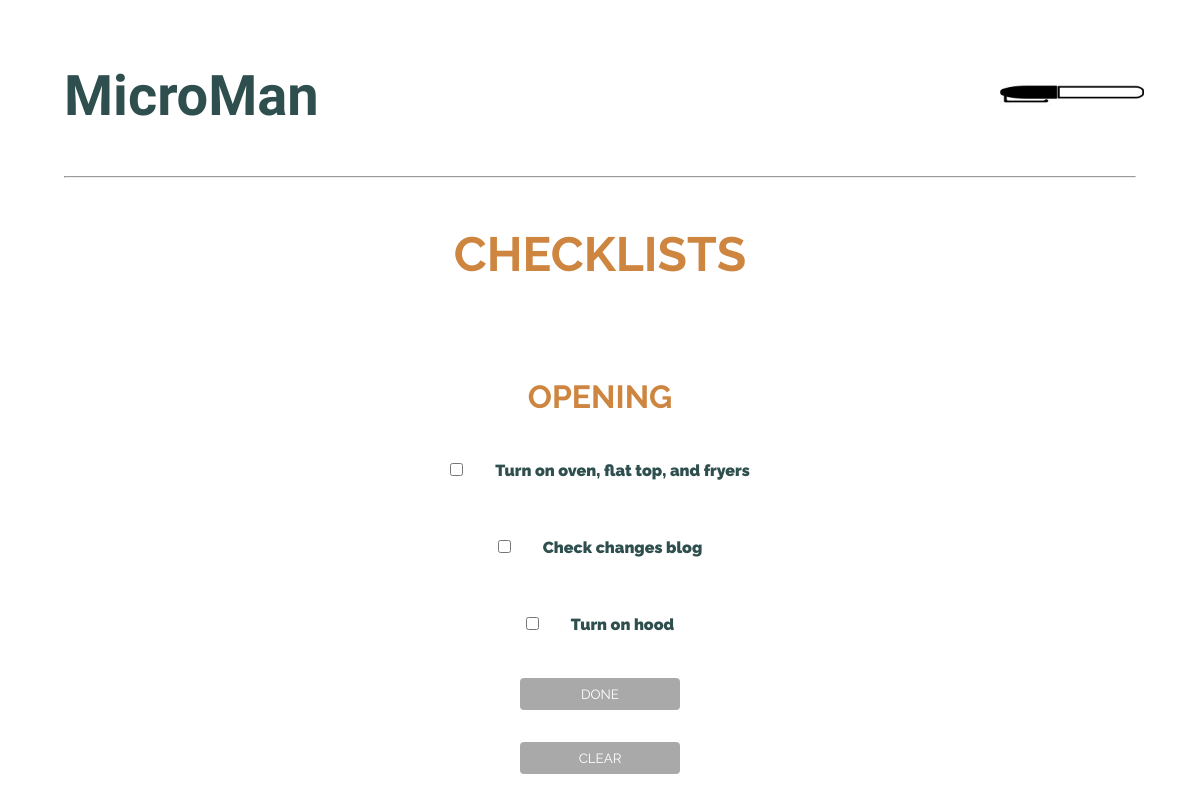
The app's page /checklist/opening/ (signed in), older data.
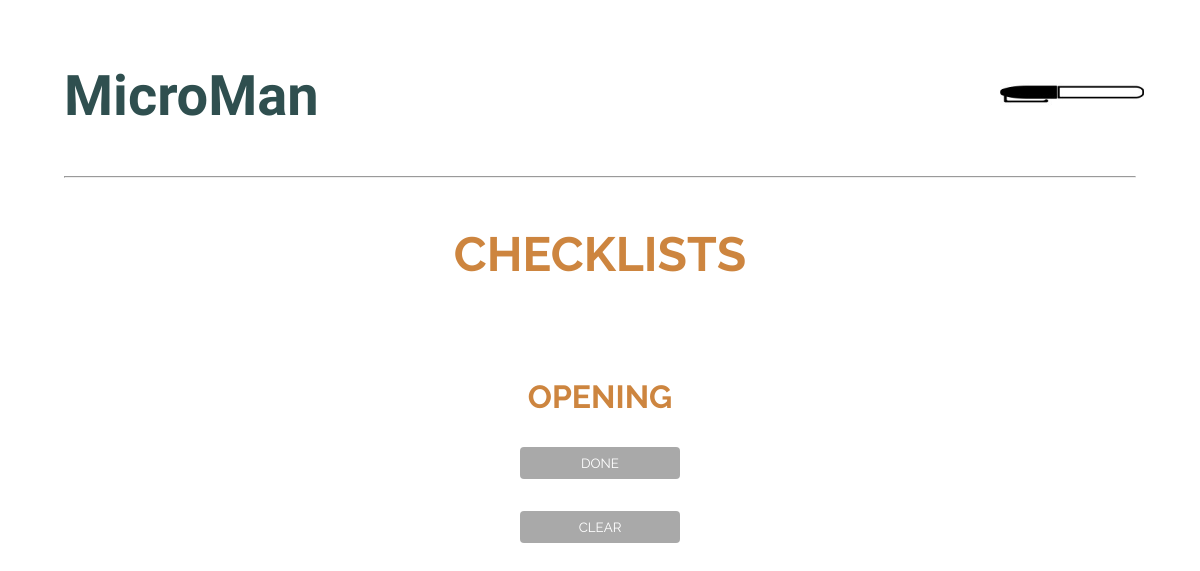
The same page, newer data.
### base/models.py (models this page shows, shortened)
class Task(models.Model):
  user = models.ForeignKey(CustomUser, related_name='task', on_delete=models.SET_NULL, null=True)
  shift_lists = (
    ('Opening', 'Opening'),
    ('Closing', 'Closing'),
    ('Mid', 'Mid')
  )
  shift = models.CharField(max_length=7, choices=shift_lists)
  name = models.CharField(max_length=200)
  checked = models.BooleanField(null=True)
  updated = models.DateTimeField(auto_now=True)
  created = models.DateTimeField(auto_now_add=True)

### base/views.py (the view)
# urls.py: path('checklist/opening/', views.opening, name='opening'),
def opening(request):
    tasks = Task.objects.all()
    context = {'tasks': tasks}
    return render(request, 'opening.html', context)

### templates/opening.html (shortened to what this page needs)
{% extends 'main.html' %}
{% load static %}
{% block content %}
<h2 class='h2-header'>CHECKLISTS</h2>
<div id='checklists-container'>
  <div class='checklist-div'>
    <h2>OPENING</h2>
    {% for task in tasks %}
      {% if task.shift == 'Opening' %}
    <p><input type="checkbox" id="{{ task.name }}" name="{{ task.name }}" value="{{ task.checked }}">
    <label for="{{ task.name }}">{{ task.name }}</label></p>
      {% endif %}
    {% endfor %}
    <button type='submit'>DONE</button>
    <button type='submit'>CLEAR</button>
  </div>
</div>
{% endblock content %}

Row changes from the older to the newer data that the page shows:
removed Task: name "Turn on oven, flat top, and fryers"
removed Task: name "Check changes blog"
removed Task: name "Turn on hood"
